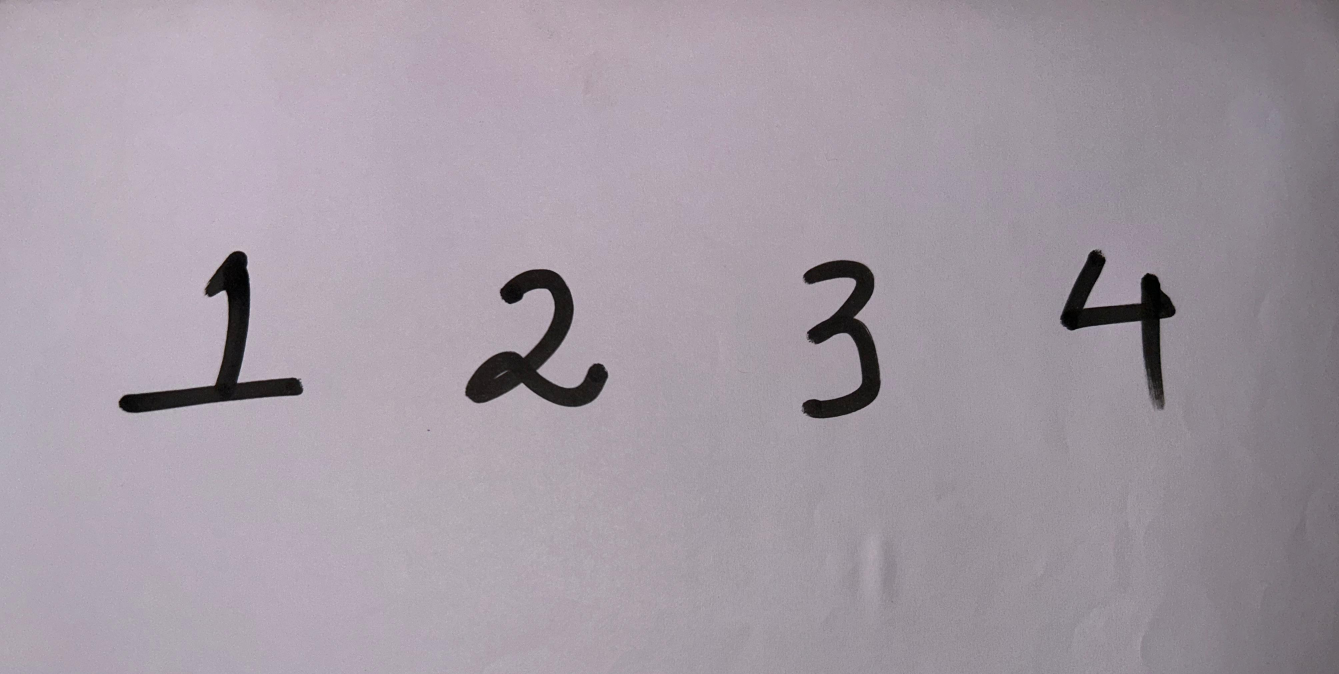
#> input picture Trained/Handwritten-digit-detection/imgall.jpg, 4017 x 2022 px (shown at 1/3 size)
$ jupyter execute segmentImage.ipynb
#> lines starting #> are read from the running program, lines starting #| are printed output that depends on the picture; after the words box and inside, x2 and y2 are one past the last pixel; in counts of white or black regions, pixels touching at a corner belong together
[cell 1]
import cv2
import os

# Correct image path
image_path = "imgall.jpg"
image = cv2.imread(image_path)
#> image is the input picture: shape (2022, 4017, 3); mean B, G, R 163.6, 154, 163.1

# Check if the image is loaded
if image is None:
    raise FileNotFoundError(f"Image not found at path: {image_path}")

# Convert to grayscale
gray = cv2.cvtColor(image, cv2.COLOR_BGR2GRAY)

# Apply thresholding
_, thresh = cv2.threshold(gray, 127, 255, cv2.THRESH_BINARY_INV)
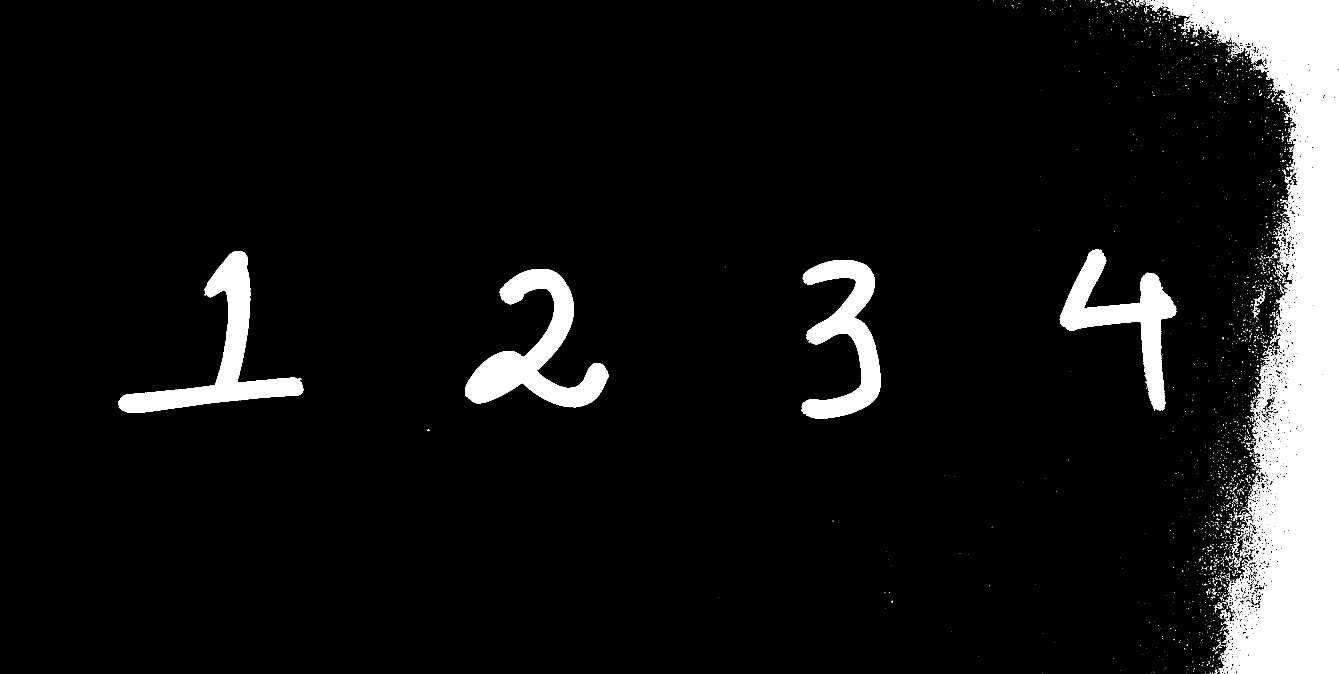
#> thresh: shape (2022, 4017) (shown at 1/3 size); 8.4% white; 2764 white regions (2570 under 20 px)

# Find contours
contours, _ = cv2.findContours(thresh, cv2.RETR_EXTERNAL, cv2.CHAIN_APPROX_SIMPLE)
#> contours = 2718 contours, 2643 with area under 20; largest, box (x1, y1, x2, y2) and area: (3438, 0, 4017, 2022) 462445, (1395, 807, 1825, 1222) 62867, (355, 753, 910, 1239) 57732, (3179, 747, 3529, 1233) 47902, (2404, 780, 2643, 1256) 47588

# Create a directory to save the digits
output_dir = "SegmentedImage/"
os.makedirs(output_dir, exist_ok=True)

# Set a minimum size for contours to be considered digits
min_width = 20
min_height = 40

# Loop through contours to extract digits
count = 0
for contour in sorted(contours, key=lambda c: cv2.boundingRect(c)[0]):
    x, y, w, h = cv2.boundingRect(contour)
    if w > min_width and h > min_height:  # Filter out small noise
        count += 1
        digit = image[y:y+h, x:x+w]
        output_path = os.path.join(output_dir, f"digit_{count}.png")
        cv2.imwrite(output_path, digit)
        print(f"Saved: {output_path}")
#> this loop made 2718 passes
#> (x, y, w, h) on passes 1, 2, 3, 4, 6, 7, 9, 12, 13, 15, 16, 17: (355, 753, 555, 486), (1283, 1289, 6, 4), (1395, 807, 430, 415), (2155, 1791, 1, 1), (2404, 780, 239, 476), (2409, 840, 1, 1), (2419, 1009, 1, 1), (2515, 1566, 1, 1), (2600, 794, 1, 1), (2655, 1777, 1, 1), (2656, 1825, 1, 1), (2658, 1653, 1, 1)
#> (contour, x, y, w, h) on passes 5, 8, 10, 11, 14, 19: ([[2175, 800], [2175, 801]], 2175, 800, 1, 2), ([[2411, 844], [2411, 845]], 2411, 844, 1, 2), ([[2419, 1007], [2420, 1007]], 2419, 1007, 2, 1), ([[2498, 1562], [2498, 1563], [2499, 1564], [2499, 1562]], 2498, 1562, 2, 3), ([[2652, 1776], [2653, 1776]], 2652, 1776, 2, 1), ([[2667, 1776], [2668, 1777], [2669, 1777], [2668, 1777]], 2667, 1776, 3, 2)
#| Saved: SegmentedImage/digit_1.png
#| Saved: SegmentedImage/digit_2.png
#| Saved: SegmentedImage/digit_3.png
#| Saved: SegmentedImage/digit_4.png
#| Saved: SegmentedImage/digit_5.png
#| Saved: SegmentedImage/digit_6.png
#> pass 1, `digit = image[y:y+h, x:x+w]`:
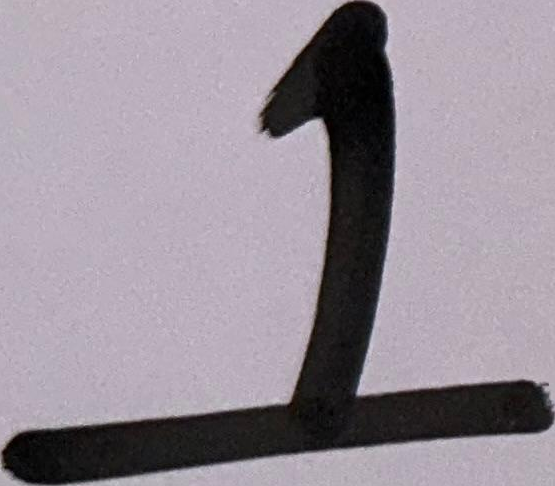
#> digit: shape (486, 555, 3); mean B, G, R 151.7, 141.7, 151
#> pass 3, `digit = image[y:y+h, x:x+w]`:
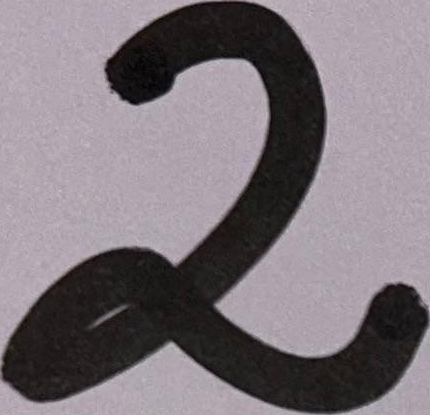
#> digit: shape (415, 430, 3); mean B, G, R 123.4, 117.3, 126
#> after the loop, count = 6

print(f"Total digits saved: {count}")
#| Total digits saved: 6

[cell 2]
import cv2
import matplotlib.pyplot as plt
import os
import numpy as np

# Load the image in grayscale
image_path = 'imgall.jpg'
image = cv2.imread(image_path, cv2.IMREAD_GRAYSCALE)
#> image: shape (2022, 4017); min 0, max 210, mean 157.8

# Check if the image is loaded successfully
if image is None:
    print(f"Error: Image not found at path {image_path}")
else:
    # Invert the image (black background, white digits)
    inverted_image = cv2.bitwise_not(image)
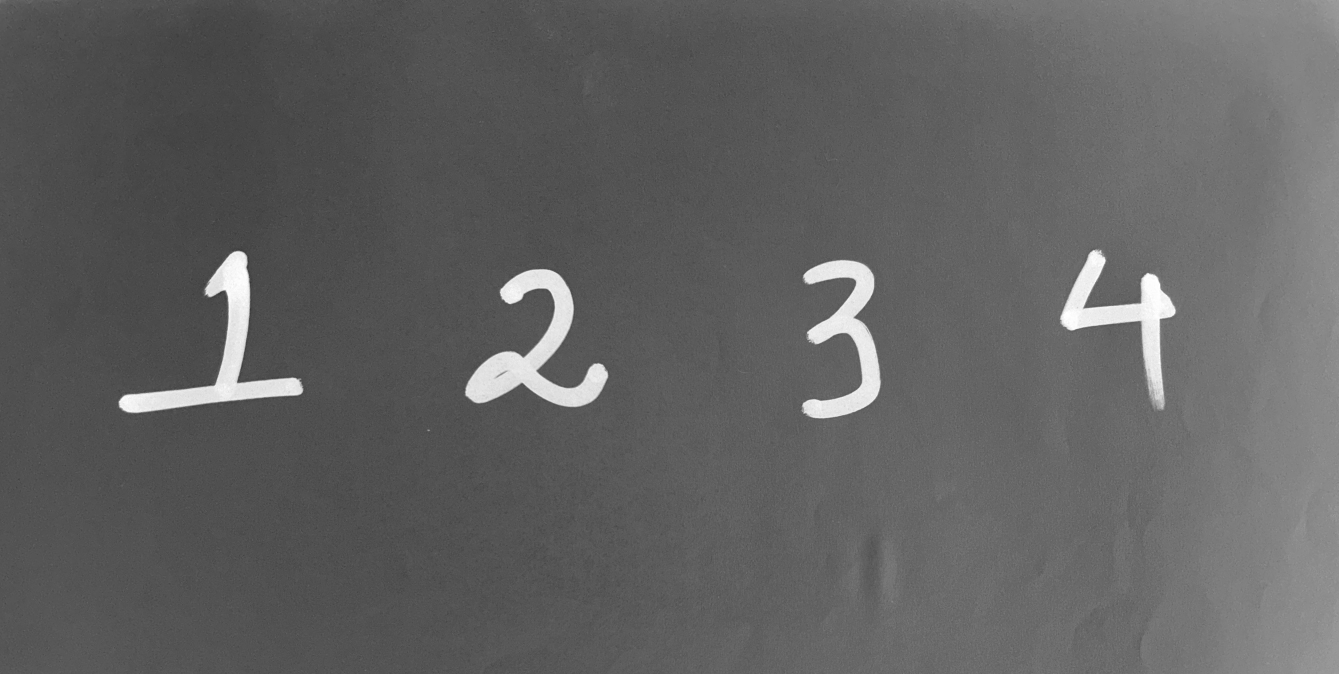
#> inverted_image: shape (2022, 4017) (shown at 1/3 size); min 45, max 255, mean 97.2

    # Apply thresholding to ensure the background is black
    _, thresholded_image = cv2.threshold(inverted_image, 200, 255, cv2.THRESH_BINARY)
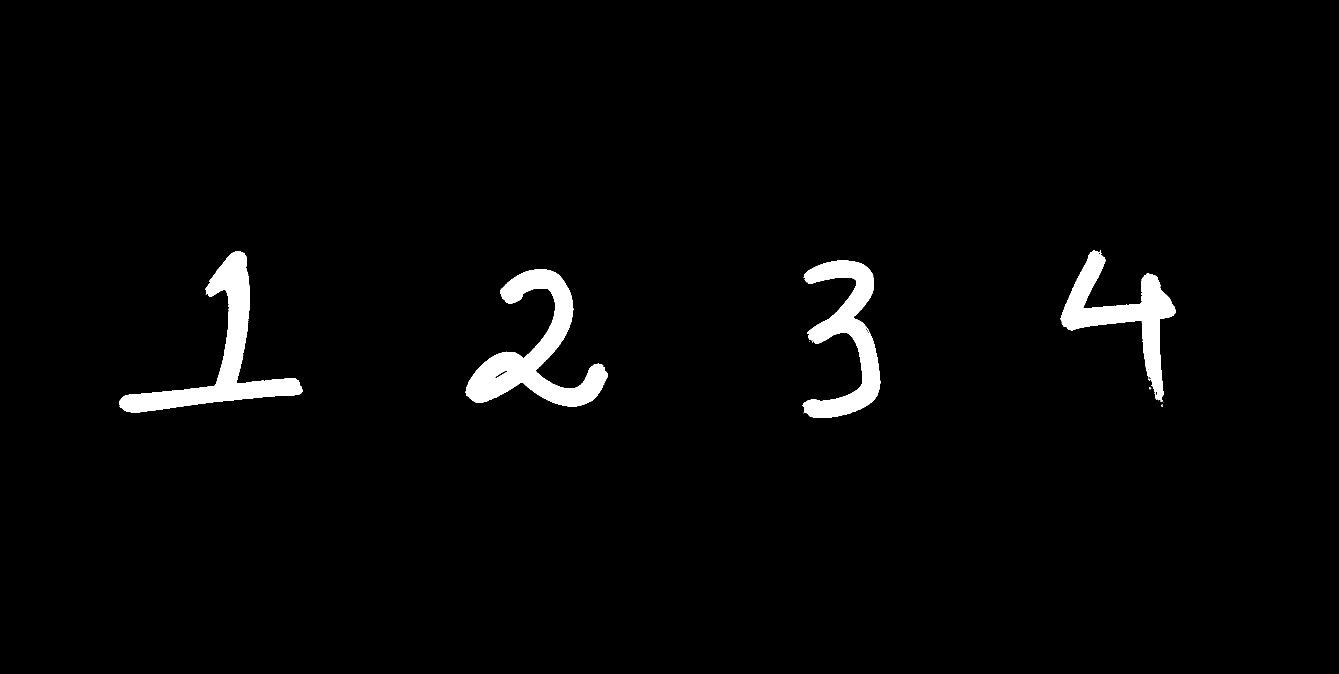
#> thresholded_image: shape (2022, 4017) (shown at 1/3 size); 2.5% white; 13 white regions (8 under 20 px), largest, box (x1, y1, x2, y2) and area: (1397, 809, 1823, 1220) 58960, (357, 754, 908, 1238) 54697, (2408, 781, 2641, 1254) 44957, (3181, 751, 3527, 1201) 42429, (3482, 1200, 3488, 1206) 26

    # Enhance contrast and brightness: make text whiter and background darker
    alpha = 1.5  # Increase contrast
    beta = 0     # No extra brightness change (keep background black)
    enhanced_image = cv2.convertScaleAbs(thresholded_image, alpha=alpha, beta=beta)

    # Apply dilation to make the text bolder (more prominent)
    kernel = np.ones((5, 5), np.uint8)  # Use a larger kernel to make text bolder
    dilated_image = cv2.dilate(enhanced_image, kernel, iterations=1)
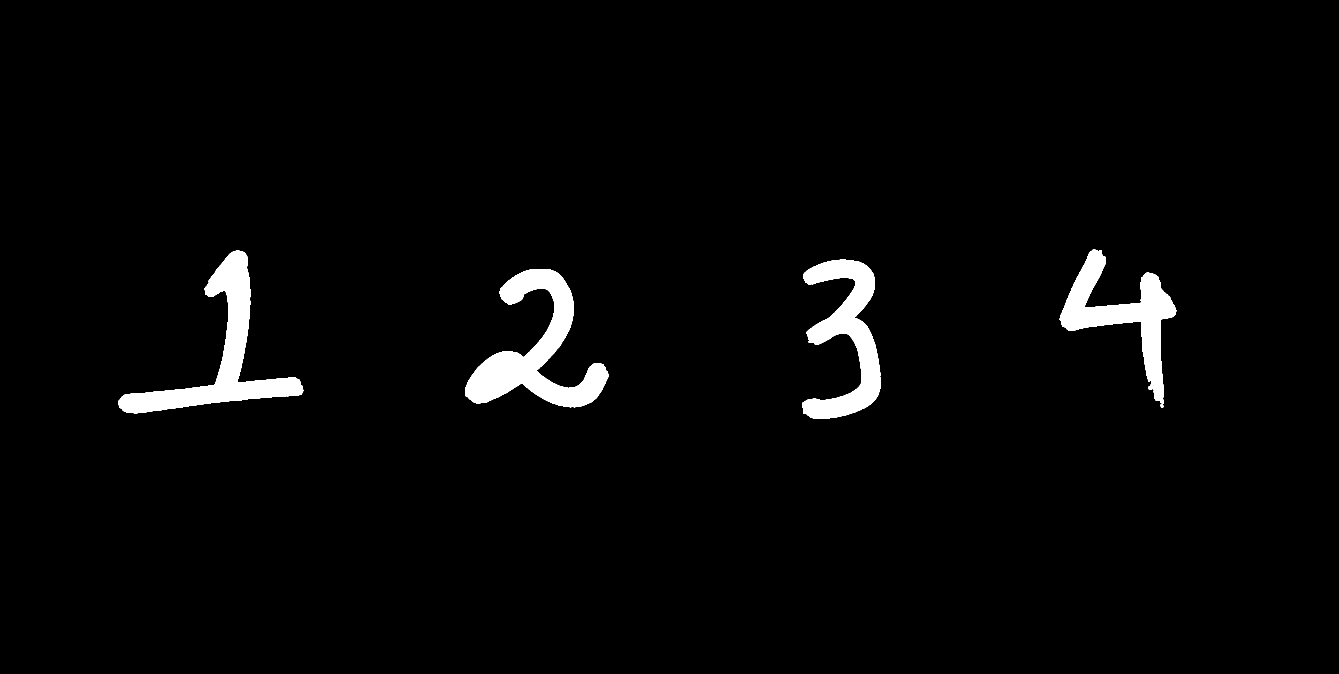
#> dilated_image: shape (2022, 4017) (shown at 1/3 size); 2.7% white; 4 white regions, box (x1, y1, x2, y2) and area: (1395, 807, 1825, 1222) 64506, (355, 752, 910, 1240) 59556, (2406, 779, 2643, 1256) 49768, (3179, 749, 3529, 1222) 47120

    # Resize the processed image to a larger size for saving
    larger_size = (512, 512)  # New size: 512x512 pixels
    resized_image = cv2.resize(dilated_image, larger_size)
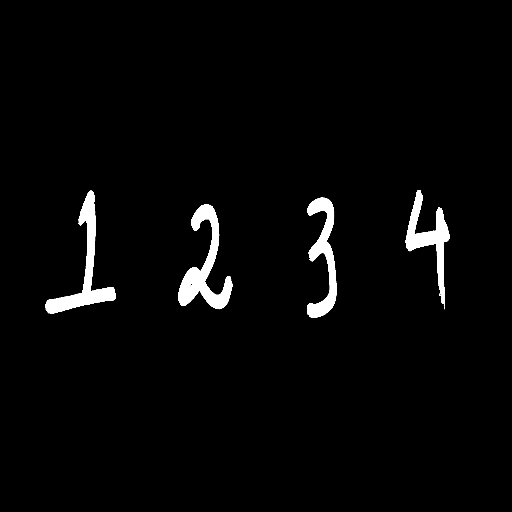
#> resized_image: shape (512, 512); min 0, max 255, mean 7

    # Create a folder if it doesn't exist
    output_folder = 'SegmentedImage/'
    os.makedirs(output_folder, exist_ok=True)

    # Save the larger edited image
    output_path = os.path.join(output_folder, '0.png')
    cv2.imwrite(output_path, resized_image)
    print(f"Enhanced image saved at: {output_path}")

    # Display the larger image using Matplotlib
    plt.imshow(resized_image, cmap='gray')
    plt.title('Number - 0')
    plt.axis('off')
    plt.show()
